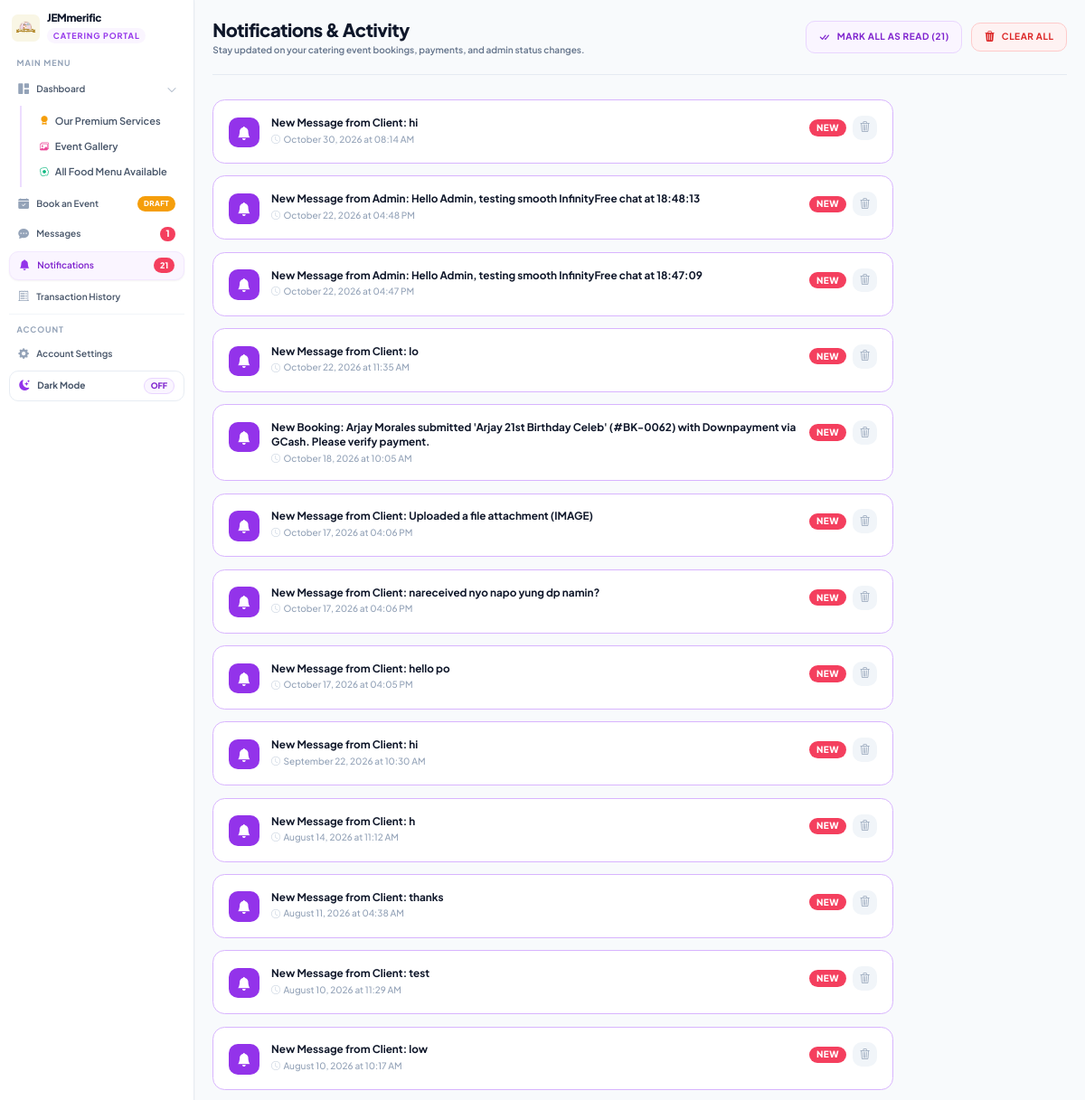
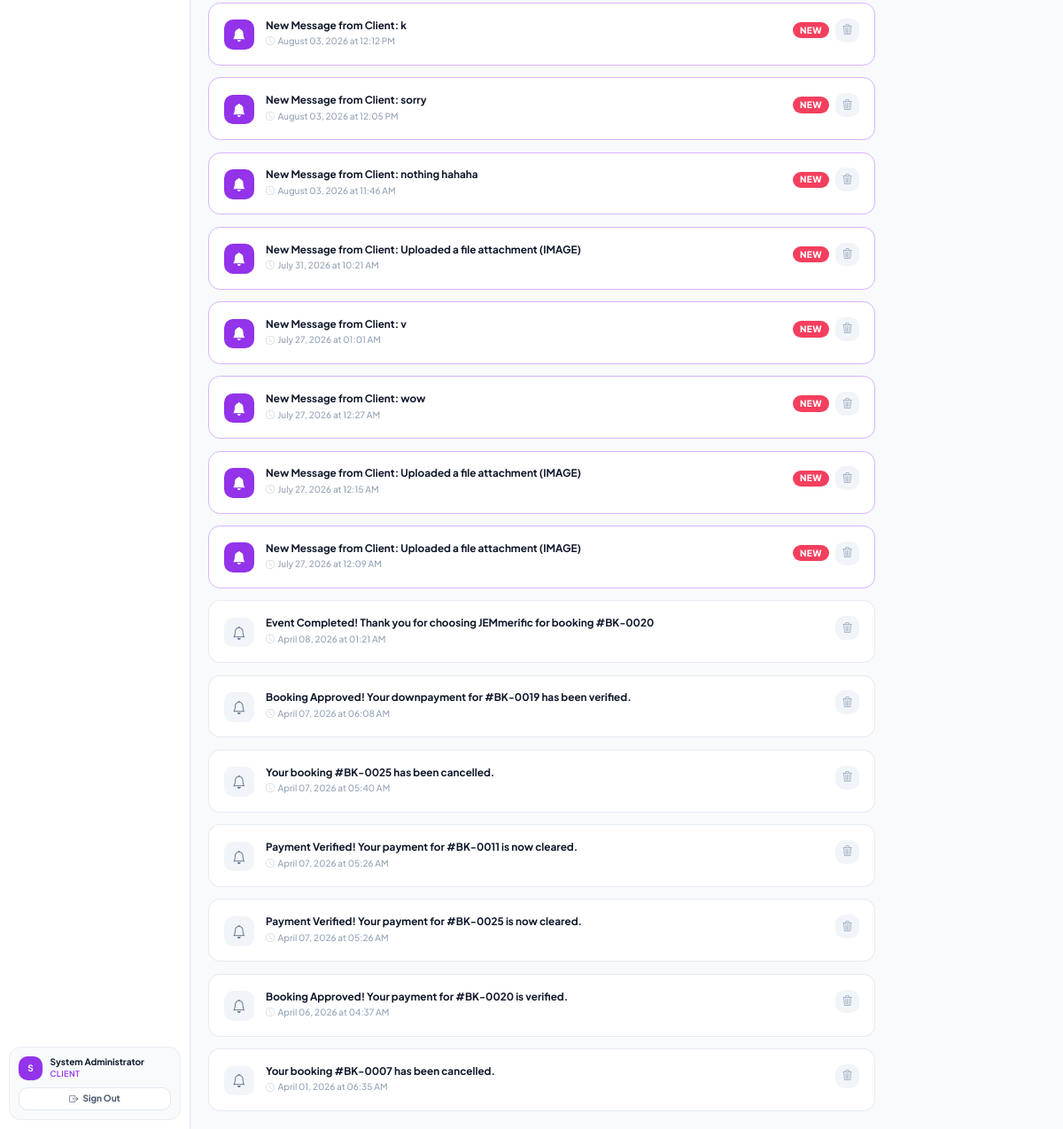
Screenshot of /notifications.php (signed in) with the database file from the repository (2 pictures, top to bottom).
### tables this page shows
CREATE TABLE `notifications` (
  `notif_id` int(11) NOT NULL,
  `user_id` int(11) DEFAULT NULL,
  `message` text DEFAULT NULL,
  `is_read` tinyint(4) DEFAULT 0,
  `created_at` timestamp NOT NULL DEFAULT current_timestamp()
);

### notifications.php (the view, shortened to what this page needs)
<?php
require_once 'db_config.php';
$user_id = $_SESSION['user_id'];
$unread_stmt = $conn->prepare("SELECT COUNT(*) as total FROM notifications WHERE user_id = ? AND is_read = 0");
$unread_stmt->bind_param("i", $user_id);
$unread_stmt->execute();
$unread_count = $unread_stmt->get_result()->fetch_assoc()['total'] ?? 0;
$n_stmt = $conn->prepare("SELECT * FROM notifications WHERE user_id = ? ORDER BY created_at DESC");
$n_stmt->bind_param("i", $user_id);
$n_stmt->execute();
$notifications = $n_stmt->get_result();
$total_notifications = $notifications->num_rows;
?>
<!DOCTYPE html>
<html lang="en">
<head>
    <script src="https://cdn.tailwindcss.com"></script>
    <link rel="stylesheet" href="https://cdn.jsdelivr.net/npm/bootstrap-icons@1.11.1/font/bootstrap-icons.css">
</head>
<body class="flex min-h-screen text-slate-800">
    <?php require_once 'includes/customer_sidebar.php'; ?>
    <main class="flex-1 lg:ml-64 p-4 md:p-6 transition-all">
        <header class="flex flex-col md:flex-row md:items-center justify-between gap-4 mb-8 pb-6 border-b border-slate-200/80">
            <div class="flex items-center gap-3">
                <div>
                    <h2 class="text-2xl font-extrabold text-slate-900 tracking-tight">Notifications & Activity</h2>
                    <p class="text-xs font-semibold text-slate-500 mt-0.5">Stay updated on your catering event bookings, payments, and admin status changes.</p>
                </div>
            </div>
            <div class="flex items-center gap-3 flex-wrap">
                <?php if ($unread_count > 0): ?>
                <a href="notifications.php?action=mark_read" class="px-4 py-2 bg-purple-50 hover:bg-purple-100 text-purple-700 border border-purple-200 font-bold rounded-xl text-xs uppercase tracking-wider transition-all flex items-center gap-2">
                    <i class="bi bi-check-all text-base"></i> Mark All as Read (<?= $unread_count ?>)
                </a>
                <?php endif; ?>
                <?php if ($total_notifications > 0): ?>
                <a href="notifications.php?action=delete_all"
                   onclick="return confirm('Are you sure you want to clear all notifications?');"
                   class="px-4 py-2 bg-red-50 hover:bg-red-100 text-red-600 border border-red-200 font-bold rounded-xl text-xs uppercase tracking-wider transition-all flex items-center gap-2">
                    <i class="bi bi-trash3-fill text-sm"></i> Clear All
                </a>
                <?php endif; ?>
            </div>
        </header>
        <div class="max-w-4xl space-y-4">
            <?php if ($total_notifications > 0): ?>
                <?php while ($n = $notifications->fetch_assoc()): ?>
                    <?php $is_unread = ($n['is_read'] == 0); ?>
                    <div class="p-5 bg-white rounded-2xl border <?= $is_unread ? 'border-purple-300 shadow-xs bg-purple-50/20' : 'border-slate-200/80' ?> flex items-start justify-between gap-4 transition-all hover:border-purple-200">
                        <div class="flex items-start gap-4 flex-1">
                            <div class="w-10 h-10 rounded-xl <?= $is_unread ? 'bg-purple-600 text-white' : 'bg-slate-100 text-slate-500' ?> flex items-center justify-center text-lg font-bold shrink-0 mt-0.5">
                                <i class="bi <?= $is_unread ? 'bi-bell-fill' : 'bi-bell' ?>"></i>
                            </div>
                            <div class="flex-1">
                                <p class="text-sm font-bold text-slate-900 leading-snug"><?= htmlspecialchars($n['message']) ?></p>
                                <p class="text-xs font-medium text-slate-400 mt-1 flex items-center gap-1">
                                    <i class="bi bi-clock text-slate-300"></i> <?= date('F d, Y \a\t h:i A', strtotime($n['created_at'])) ?>
                                </p>
                            </div>
                        </div>
                        <div class="flex items-center gap-2 shrink-0">
                            <?php if ($is_unread): ?>
                                <span class="px-2.5 py-0.5 bg-rose-500 text-white text-[10px] font-extrabold rounded-full uppercase tracking-wider">New</span>
                            <?php endif; ?>
                            <a href="notifications.php?action=delete&id=<?= $n['notif_id'] ?>"
                               onclick="return confirm('Delete this notification?');"
                               title="Delete Notification"
                               class="w-8 h-8 rounded-xl bg-slate-100 hover:bg-red-50 text-slate-400 hover:text-red-500 flex items-center justify-center transition-colors">
                                <i class="bi bi-trash3 text-sm"></i>
                            </a>
                        </div>
                    </div>
                <?php endwhile; ?>
            <?php endif; ?>
        </div>
    </main>
</body>
</html>

### notifications.php (style rules this page uses)
body { font-family: 'Plus Jakarta Sans', sans-serif; background-color: #F8FAFC; }

### includes/customer_sidebar.php (style rules this page uses)
@media (min-width: 1024px) { html { font-size: 84%; } }

### rows the page displays
notifications: is_read 0 (drawn), message "New Message from Client: hi", created_at "October 30, 2026 at 08:14 AM"
notifications: is_read 0 (drawn), message "New Message from Admin: Hello Admin, testing smooth InfinityFree chat at 18:48:13", created_at "October 22, 2026 at 04:48 PM"
notifications: is_read 0 (drawn), message "New Message from Admin: Hello Admin, testing smooth InfinityFree chat at 18:47:09", created_at "October 22, 2026 at 04:47 PM"
notifications: is_read 0 (drawn), message "New Message from Client: lo", created_at "October 22, 2026 at 11:35 AM"
notifications: is_read 0 (drawn), message "New Booking: Arjay Morales submitted 'Arjay 21st Birthday Celeb' (#BK-0062) with Downpayment via GCash. Please verify payment.", created_at "October 18, 2026 at 10:05 AM"
notifications: is_read 0 (drawn), message "New Message from Client: Uploaded a file attachment (IMAGE)", created_at "October 17, 2026 at 04:06 PM"
notifications: is_read 0 (drawn), message "New Message from Client: nareceived nyo napo yung dp namin?", created_at "October 17, 2026 at 04:06 PM"
notifications: is_read 0 (drawn), message "New Message from Client: hello po", created_at "October 17, 2026 at 04:05 PM"
notifications: is_read 0 (drawn), message "New Message from Client: hi", created_at "September 22, 2026 at 10:30 AM"
notifications: is_read 0 (drawn), message "New Message from Client: h", created_at "August 14, 2026 at 11:12 AM"
notifications: is_read 0 (drawn), message "New Message from Client: thanks", created_at "August 11, 2026 at 04:38 AM"
notifications: is_read 0 (drawn), message "New Message from Client: test", created_at "August 10, 2026 at 11:29 AM"
notifications: is_read 0 (drawn), message "New Message from Client: low", created_at "August 10, 2026 at 10:17 AM"
notifications: is_read 0 (drawn), message "New Message from Client: k", created_at "August 03, 2026 at 12:12 PM"
notifications: is_read 0 (drawn), message "New Message from Client: sorry", created_at "August 03, 2026 at 12:05 PM"
notifications: is_read 0 (drawn), message "New Message from Client: nothing hahaha", created_at "August 03, 2026 at 11:46 AM"
notifications: is_read 0 (drawn), message "New Message from Client: Uploaded a file attachment (IMAGE)", created_at "July 31, 2026 at 10:21 AM"
notifications: is_read 0 (drawn), message "New Message from Client: v", created_at "July 27, 2026 at 01:01 AM"
notifications: is_read 0 (drawn), message "New Message from Client: wow", created_at "July 27, 2026 at 12:27 AM"
notifications: is_read 0 (drawn), message "New Message from Client: Uploaded a file attachment (IMAGE)", created_at "July 27, 2026 at 12:15 AM"
notifications: is_read 0 (drawn), message "New Message from Client: Uploaded a file attachment (IMAGE)", created_at "July 27, 2026 at 12:09 AM"
notifications: is_read 1 (drawn), message "Event Completed! Thank you for choosing JEMmerific for booking #BK-0020", created_at "April 08, 2026 at 01:21 AM"
notifications: is_read 1 (drawn), message "Booking Approved! Your downpayment for #BK-0019 has been verified.", created_at "April 07, 2026 at 06:08 AM"
notifications: is_read 1 (drawn), message "Your booking #BK-0025 has been cancelled.", created_at "April 07, 2026 at 05:40 AM"
notifications: is_read 1 (drawn), message "Payment Verified! Your payment for #BK-0011 is now cleared.", created_at "April 07, 2026 at 05:26 AM"
notifications: is_read 1 (drawn), message "Payment Verified! Your payment for #BK-0025 is now cleared.", created_at "April 07, 2026 at 05:26 AM"
notifications: is_read 1 (drawn), message "Booking Approved! Your payment for #BK-0020 is verified.", created_at "April 06, 2026 at 04:37 AM"
notifications: is_read 1 (drawn), message "Your booking #BK-0007 has been cancelled.", created_at "April 01, 2026 at 06:35 AM"

### other values shown
$sb_chat_unread_count "1"
$sb_unread_count "21"
substr($user_name, 0, 1) "S"
$user_name "System Administrator"
$unread_count "21"
